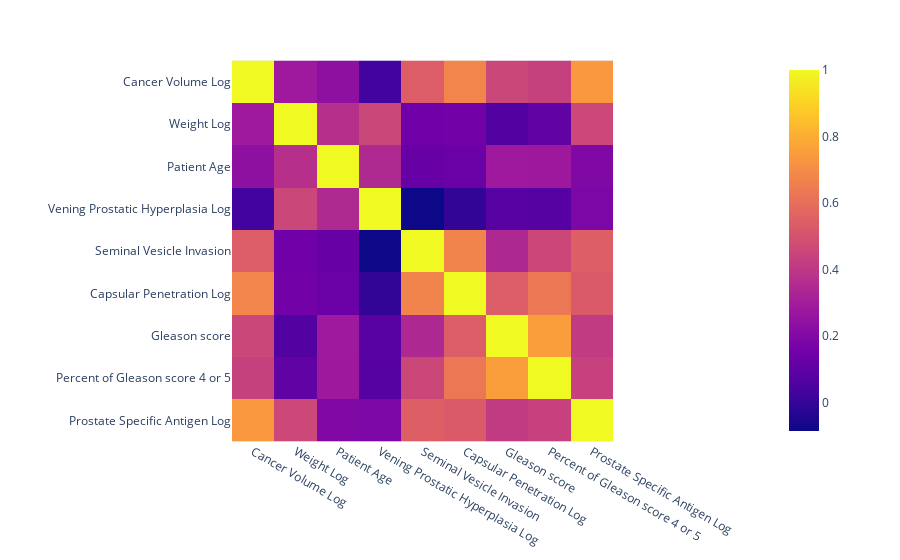

The cell this chart's notebook holds for it:
### Code cell
fig = px.imshow(corr_matrix)
fig.show()

### Figure 1 — Plotly figure (JSON) as saved in the notebook; plotly's stock layout.template omitted (floating-point values rounded to 4 significant figures)
{"data": [{"coloraxis": "coloraxis", "hovertemplate": "x: %{x}<br>y: %{y}<br>color: %{z}<extra></extra>", "name": "0", "type": "heatmap", "x": ["Cancer Volume Log", "Weight Log", "Patient Age", "Vening Prostatic Hyperplasia Log", "Seminal Vesicle Invasion", "Capsular Penetration Log", "Gleason score", "Percent of Gleason score 4 or 5", "Prostate Specific Antigen Log"], "xaxis": "x", "y": ["Cancer Volume Log", "Weight Log", "Patient Age", "Vening Prostatic Hyperplasia Log", "Seminal Vesicle Invasion", "Capsular Penetration Log", "Gleason score", "Percent of Gleason score 4 or 5", "Prostate Specific Antigen Log"], "yaxis": "y", "z": [[1, 0.2832, 0.2355, 0.02735, 0.5388, 0.6753, 0.4571, 0.4337, 0.7372], [0.2832, 1, 0.3705, 0.4554, 0.1503, 0.157, 0.0703, 0.1078, 0.4612], [0.2355, 0.3705, 1, 0.3468, 0.1262, 0.1305, 0.2835, 0.2806, 0.195], [0.02735, 0.4554, 0.3468, 1, -0.08584, -0.006999, 0.08617, 0.07846, 0.1856], [0.5388, 0.1503, 0.1262, -0.08584, 1, 0.6731, 0.3405, 0.4576, 0.5451], [0.6753, 0.157, 0.1305, -0.006999, 0.6731, 1, 0.5375, 0.6315, 0.5295], [0.4571, 0.0703, 0.2835, 0.08617, 0.3405, 0.5375, 1, 0.7515, 0.4131], [0.4337, 0.1078, 0.2806, 0.07846, 0.4576, 0.6315, 0.7515, 1, 0.4358], [0.7372, 0.4612, 0.195, 0.1856, 0.5451, 0.5295, 0.4131, 0.4358, 1]]}], "layout": {"coloraxis": {"colorscale": [[0, "#0d0887"], [0.1111, "#46039f"], [0.2222, "#7201a8"], [0.3333, "#9c179e"], [0.4444, "#bd3786"], [0.5556, "#d8576b"], [0.6667, "#ed7953"], [0.7778, "#fb9f3a"], [0.8889, "#fdca26"], [1, "#f0f921"]]}, "margin": {"t": 60}, "xaxis": {"anchor": "y", "constrain": "domain", "domain": [0, 1], "scaleanchor": "y"}, "yaxis": {"anchor": "x", "autorange": "reversed", "constrain": "domain", "domain": [0, 1]}}}
